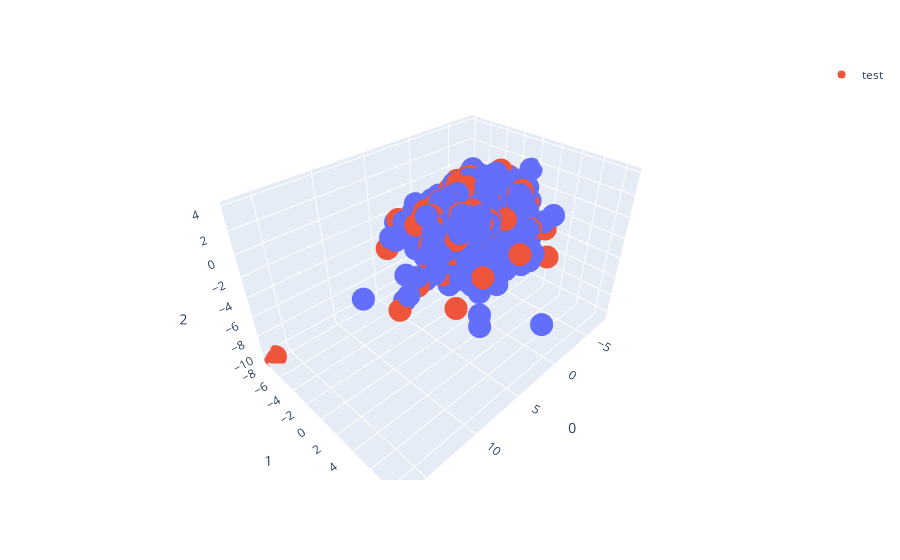

Write notebook code for a chart like this one.
### Code cell
# Use plotly express to plot train data
fig = px.scatter_3d(X_train_pca, 
                    x=0, 
                    y=1, 
                    z=2)

# Add trace with test data 
fig.add_trace(go.Scatter3d(x=X_test_pca[:, 0], 
                            y=X_test_pca[:, 1], 
                            z=X_test_pca[:, 2],
                            mode="markers",
                            name="test"
                          ))

# Render on notebook
fig.show()

### Figure 1 — Plotly figure (JSON) as saved in the notebook; plotly's stock layout.template omitted (floating-point values rounded to 4 significant figures; data arrays with more than 128 entries replaced by an {"elided": "..."} marker saying what was removed)
{"data": [{"hovertemplate": "0=%{x}<br>1=%{y}<br>2=%{z}<extra></extra>", "legendgroup": "", "marker": {"color": "#636efa", "symbol": "circle"}, "mode": "markers", "name": "", "scene": "scene", "showlegend": false, "type": "scatter3d", "x": {"elided": "1168 float values"}, "y": {"elided": "1168 float values"}, "z": {"elided": "1168 float values"}}, {"mode": "markers", "name": "test", "type": "scatter3d", "x": {"elided": "292 float values"}, "y": {"elided": "292 float values"}, "z": {"elided": "292 float values"}}], "layout": {"legend": {"tracegroupgap": 0}, "margin": {"t": 60}, "scene": {"domain": {"x": [0, 1], "y": [0, 1]}, "xaxis": {"title": {"text": "0"}}, "yaxis": {"title": {"text": "1"}}, "zaxis": {"title": {"text": "2"}}}}}
